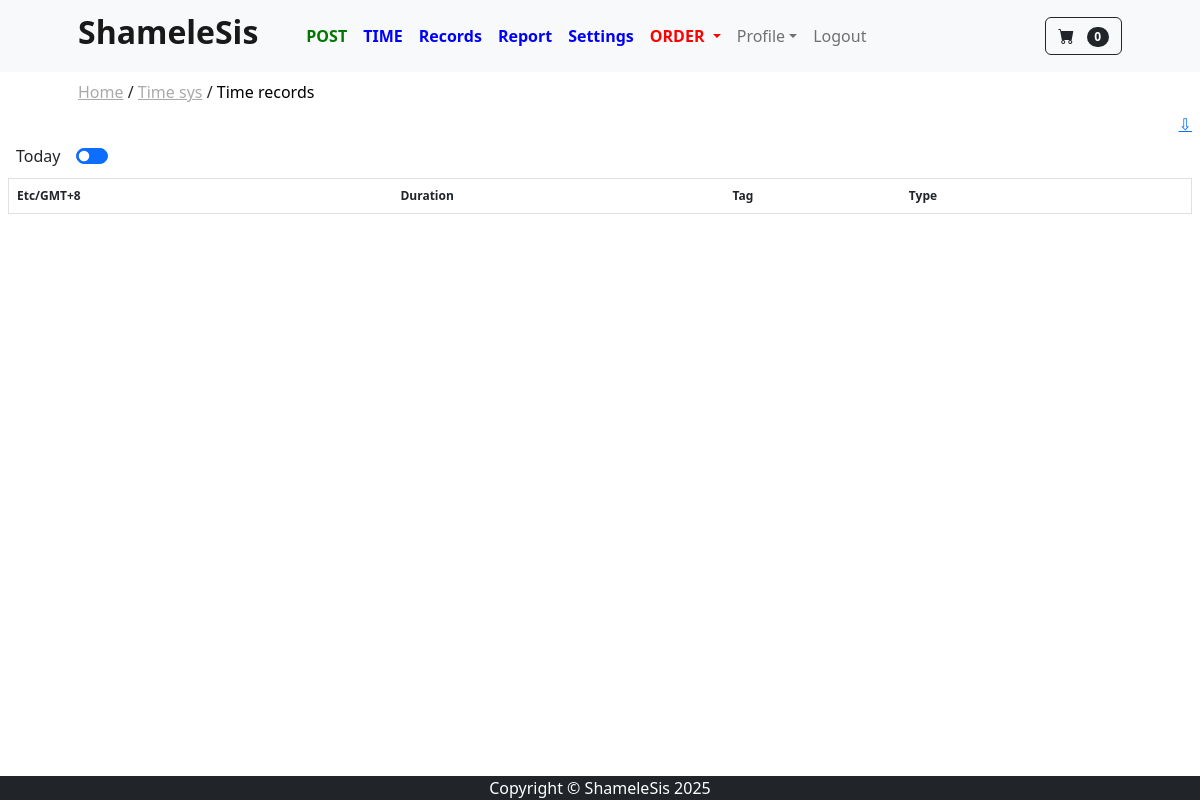
The app's page /time_sys/time_records/ (signed in), older data.
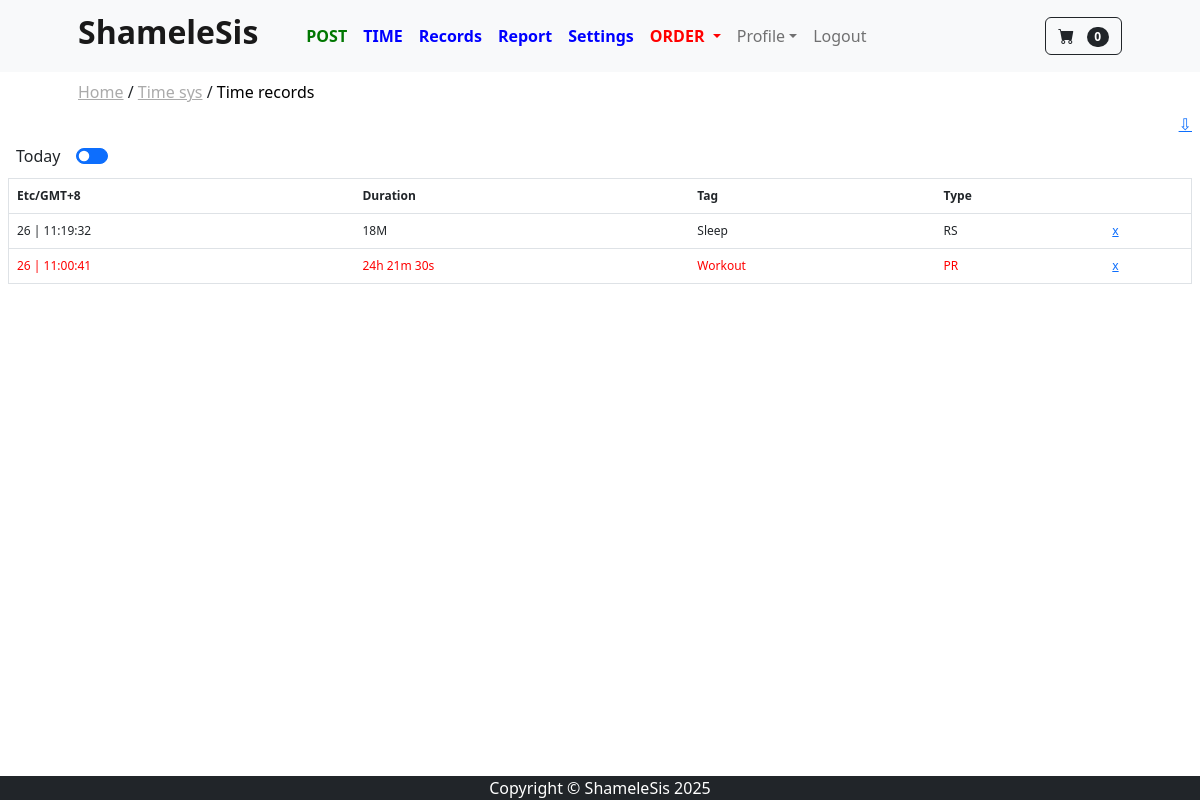
The same page, newer data.
### time_sys/models.py (models this page shows, shortened)
class TimeRecord(models.Model):
    user = models.ForeignKey(User, on_delete=models.CASCADE)
    end = models.DateTimeField()
    duration = models.IntegerField()
    tag = models.CharField(max_length=255)
    type = models.CharField(max_length=255)
    @property
    def formatted_duration(self):
        seconds = self.duration
        minutes = self.duration // 60
        seconds = seconds % 60
        if minutes < 60:
            return f"{minutes}M"
        hours = minutes // 60
        minutes = minutes % 60
        return f"{hours}h {minutes}m {seconds}s"

### time_sys/views.py (the view, shortened to what this page needs)
# urls.py: path('time_records/', views.time_records, name='time_records'),
@login_required
def time_records(request):
    user_id = request.user.id
    user_instance = User.objects.get(id=user_id)
    start_of_day = timezone.now().replace(hour=0, minute=0, second=0, microsecond=0)
    records = TimeRecord.objects.filter(user=user_instance).order_by('-id')
    records_today = TimeRecord.objects.filter(user=user_instance, end__gte=start_of_day).order_by('-id')
    form = RecordDel(request.POST or None)
    context = {
        'records': records,
        'records_today': records_today,
        'timezone': timezone_display(request.user.profile),
    }
    return render(request, 'time/time_records.html', context)

### cart/cart.py (called while the page is built)
    def __len__(self):
        return len(self.cart)

### cart/context_processors.py (called while the page is built)
def cart(request):
    return {'cart': Cart(request)}

### store/context_processors.py (called while the page is built)
def base_breadcrumbs(request):
    path = request.path
    parts = path.strip('/').split('/')
    breadcrumbs = []
    url = ''
    for part in parts:
        url += f'/{part}'
        breadcrumbs.append({'name': part.replace('_', ' ').capitalize(), 'url': url})
    return {'breadcrumbs': breadcrumbs}

### store/templatetags/breadcrumbs.py (called while the page is built)
@register.inclusion_tag('breadcrumbs.html')
def show_breadcrumbs(breadcrumbs):
    return {'breadcrumbs': breadcrumbs}

### time_sys/utils.py (called while the page is built)
def timezone_display(user):
    if user.timezone[7]=="-":
        timezone_string = user.timezone.replace("-", "+")
    else:
        timezone_string = user.timezone.replace("+", "-")
    return timezone_string

### time_sys/templates/time/time_records.html (shortened to what this page needs)
{% extends 'base.html' %}
{% block content %}
{% load tz %}
<div class="col-12 text-end pe-2">
   <a href="{{ url_for('download_page', i='time')
   }}">⇩</a>
</div>
<form id="my_form" method="POST" class="form-register">
<div class="container-fluid px-2" style="font-size:12px">
   <div class="row py-2" style="font-size:16px">
      <div class="col-12 text-center">
         <div class="ms-2" style="float:left;">Today</div>
         <div class="col-6 form-check form-switch ms-3" style="float:left">
            <input class="form-check-input"
                   type="checkbox"
                   name="today_switch"
                   id="today_switch"
                   value="1"
                   style="transform: rotate(180deg);"
                   checked onclick="myFunction()"/>
         </div>
      </div>
   </div>
   <div class="row">
      <div class="col-12">
         <table class="table border border-1">
            <thead>
               <tr>
                  <th scope="col">{{ timezone }}</th>
                  <th scope="col">Duration</th>
                  <th scope="col">Tag</th>
                  <th scope="col">Type</th>
                  <th scope="col"></th>
               </tr>
            </thead>
            <tbody id="record-table-body">
               {% for record in records_today %}
               <tr{% if record.type == "PR" %} style="color: #F00"{% endif %}>
                  {% timezone request.user.profile.timezone %}
                  <td>{{ record.end|date:"d | H:i:s" }}</td>
                  {% endtimezone %}
                  <td>{{ record.formatted_duration }}</td>
                  <td>{{ record.tag }}</td>
                  <td>{{ record.type }}</td>
                  <td>
                     <a href="javascript:{}" onclick="
                           document.getElementById('ch{{ record.id }}').checked = true;
                           document.getElementById('my_form').submit();
                           ">x</a>
                  </td>
               </tr>
               {% endfor %}
            </tbody>
         </table>
      </div>
   </div>
</div>
</form>
{% endblock %}

### store/templates/base.html (shortened to what this page needs)
{% load static %}
<!DOCTYPE html>
<html lang="en">
    <head>
        <link href="https://cdn.jsdelivr.net/npm/bootstrap-icons@1.5.0/font/bootstrap-icons.css" rel="stylesheet" />
        <link href="{% static 'css/styles.css' %}" rel="stylesheet" />
        <link href="{% static 'css/styles_customized.css' %}" rel="stylesheet" />
    </head>
    <body>
        <div class="page-wrapper">
        {% include 'navbar.html' %}
        {% include 'header.html' %}
        {% block content %}
        {% endblock %}
        </div>
        <footer class="py-0 bg-dark">
            <div class="footer"><p class="m-0 text-center text-white">Copyright &copy; ShameleSis 2025</p></div>
        </footer>
    </body>
</html>

### store/templates/navbar.html (shortened to what this page needs)
<nav class="navbar navbar-expand-lg navbar-light bg-light">
    <div class="container px-4 px-lg-5">
        <a class="navbar-brand" href="{% url 'home' %}"><h2 style="font-weight:bold;">ShameleSis</h2></a>
        <div class="collapse navbar-collapse" id="navbarSupportedContent">
            <ul class="navbar-nav me-auto mb-2 mb-lg-0 ms-lg-4">
                {% if user.is_superuser %}
                <li class="nav-item">
                    <a class="nav-link"
                       aria-current="page"
                       href="{% url 'create_post' %}"
                       style="color: #070; font-weight: bold;"
                    >
                        POST
                    </a>
                </li>
                <li class="nav-item">
                    <a class="nav-link"
                       aria-current="page"
                       href="{% url 'time_checkout' %}"
                       style="color: #00F; font-weight: bold;"
                    >
                        TIME
                    </a>
                </li>
                <li class="nav-item">
                    <a class="nav-link"
                       aria-current="page"
                       href="{% url 'time_records' %}"
                       style="color: #00F; font-weight: bold;"
                    >
                        Records
                    </a>
                </li>
                <li class="nav-item">
                    <a class="nav-link"
                       aria-current="page"
                       href="{% url 'time_report' %}"
                       style="color: #00F; font-weight: bold;"
                    >
                        Report
                    </a>
                </li>
                <li class="nav-item">
                    <a class="nav-link"
                       aria-current="page"
                       href="{% url 'time_settings' %}"
                       style="color: #00F; font-weight: bold;"
                    >
                        Settings
                    </a>
                </li>
                <li class="nav-item dropdown">
                    <a class="nav-link dropdown-toggle"
                       id="navbarDropdown" href="#"
                       role="button"
                       data-bs-toggle="dropdown"
                       aria-expanded="false"
                       style="color: #F00; font-weight: bold;"
                    >
                        ORDER
                    </a>
                </li>
                {% endif %}
                {% if user.is_authenticated == False %}
                <li class="nav-item">
                    <a class="nav-link {% if request.path == '/register/' %}active{% endif %}" href="{% url 'google' %}">
                        Register
                    </a>
                </li>
                <li class="nav-item me-5">
                    <a class="nav-link {% if request.path == '/login/' %}active{% endif %}" href="{% url 'google' %}">
                        Login
                    </a>
                </li>
                {% else %}
                <li class="nav-item dropdown">
                    <a class="nav-link dropdown-toggle {% if request.path == '/update_user/' or request.path == '/update_info/' %}active{% endif %}"
                       id="navbarDropdown" href="#"
                       role="button"
                       data-bs-toggle="dropdown"
                       aria-expanded="false">Profile</a>
                </li>
                <li class="nav-item">
                    <a class="nav-link me-4" href="{% url 'logout' %}">
                        Logout
                    </a>
                </li>
                {% endif %}
            </ul>
            <form class="d-flex">
                <a href="{% url 'cart_summary' %}" class="btn btn-outline-dark">
                    <i class="bi-cart-fill me-1"></i>
                    <span class="badge bg-dark text-white ms-1 rounded-pill" id="cart_quantity">{{ cart|length }}</span>
                </a>
            </form>
        </div>
    </div>
</nav>

### store/templates/header.html
{% load url_filters %}
<header>
    <div class="container px-4 px-lg-5">
        {% load breadcrumbs %}
        {% show_breadcrumbs breadcrumbs %}
    </div>
</header>

### store/templates/breadcrumbs.html
<div aria-label="breadcrumb" class="py-2">
     <a class="unstyle_a_tag breadcrumbs" href="{% url 'home' %}">Home</a>
    <span id="home_slash"> /</span>
    {% for crumb in breadcrumbs %}
    {% if not forloop.last %}
    <a class="unstyle_a_tag breadcrumbs" href="{{ crumb.url }}">{{ crumb.name }}</a> /
    {% else %}
    <a class="unstyle_a_tag" href="{{ crumb.url }}">{{ crumb.name }}</a>
    {% endif %}
    {% endfor %}
</div>

### static/css/styles_customized.css (style rules this page uses)
html, body { height: 100%; margin: 0; display: flex; flex-direction: column; }
.page-wrapper { flex: 1; }
.unstyle_a_tag { color: #000; text-decoration: none; cursor: pointer; }
.breadcrumbs { color: #aaa; text-decoration: underline; }
.navbar-nav { --bs-nav-link-padding-y: 0.2rem; }

Row changes from the older to the newer data that the page shows:
added TimeRecord: end|H "26 | 11:19:32", formatted_duration "18M", tag "Sleep", type "RS"
added TimeRecord: end|H "26 | 11:00:41", formatted_duration "24h 21m 30s", tag "Workout", type "PR"
